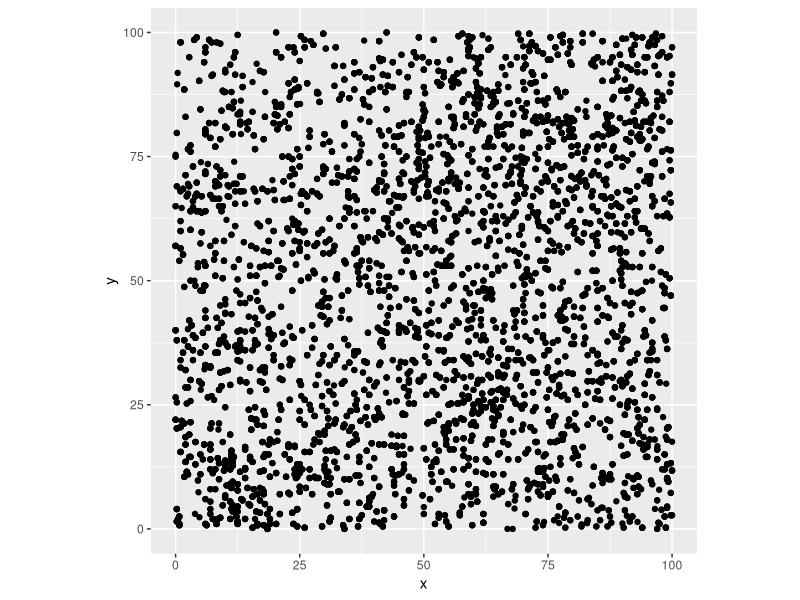

Write R code to recreate this figure. (Note: this script raises an error after producing the figure.)
library(ggplot2)

#test 2

# for original data: update = FALSE
# for updated data: update = TRUE
update = TRUE
data_name = 'pith_status'

# meta = read.csv('data/D1823/D1823_meta.csv', stringsAsFactors = FALSE)
# rw = read.csv('data/D1823/D1823_rw.csv', stringsAsFactors = FALSE)
meta = read.csv('data/D1823/D1823_meta.csv', stringsAsFactors = FALSE)
rw = read.csv('data/D1823/D1823_rw.csv', stringsAsFactors = FALSE)

pith = read.csv('data/D1823/D1823_pith_update.csv')
# pith$pith_missed = rowSums(pith[,4:5], na.rm=TRUE)

keep_numeric = function(x){ 
  if (any(!is.na(x))){
    x[which(!is.na(x))]
  } else {
    NA
  }
}

pith$pith_missed = apply(pith[,4:5], 1, keep_numeric)

if (update) {
  meta = read.csv('data/D1823/D1823_meta_update.csv', stringsAsFactors = FALSE)
  # meta$dbh[which(meta$year == 2021)] = meta[which(meta$year == 2021),'dbh']/10
  
  rw = read.csv('data/D1823/D1823_rw_update.csv', stringsAsFactors = FALSE)
}


# meta = meta[which(meta$status_id %in% c('A', 'AS', 'AL')

# subset the data to smaller region
ggplot(data=meta) + 
  geom_point(aes(x=x,y=y)) +
  coord_fixed()

meta$status_id = tolower(meta$status_id)

length(which((meta$status_id %in% c('md', 'mc'))))

meta = meta[which(!(meta$status_id %in% c('md', 'mc'))),]
meta$status_id[which(meta$status_id == 'v')] = 'vd'

# hi = 100
# lo = 0
hi = 100
lo = 0
meta_sub = meta[which((meta$x<hi)&(meta$x>lo)&(meta$y<hi)&(meta$y>lo)),]
# subset the data to smaller region
ggplot(data=meta_sub) + 
  geom_point(aes(x=x,y=y)) 

meta_sub = meta_sub[which(meta_sub$dbh>10),]
# subset the data to smaller region
ggplot(data=meta_sub) + 
  geom_point(aes(x=x,y=y)) 

meta_sub = meta_sub[which(!is.na(meta_sub$dbh)),]
meta_sub = meta_sub[which(meta_sub$stem_id != ""),]
# meta_sub = meta_sub[which(meta_sub$year %in% c(1994, 2004, 2011, 2019)),]

length(unique(meta_sub$stem_id))

rw_sub = rw[which(rw$stem_id %in% meta_sub$stem_id),]
length(unique(rw_sub$stem_id))

rw_stem_ids = unique(rw_sub$stem_id)

# meta_sub = meta_sub[which(meta_sub$stem_id %in% rw_stem_ids),]

stem_ids = unique(meta_sub$stem_id)
N_trees = length(stem_ids)
species_ids = unique(meta_sub$species_id)
N_species = length(species_ids)

status_codes = unique(meta_sub$status_id)
status_translate = data.frame(french = c('vd', 'vp', 'vcas', 'vc'), 
                              english = c('standing', 'leaning', 'broken', 'lying'))
status_codes_EN = status_translate$english[match(status_codes, status_translate$french)]
N_status = length(status_codes)

stat_ids = seq(1, N_trees)
meta_sub$stat_id = match(meta_sub$stem_id, stem_ids)
meta_sub$species_code = match(meta_sub$species_id, species_ids)

# rw_sub[,4:ncol(rw_sub)]
# 
# rw_first_idx = apply(rw_sub[,4:ncol(rw_sub)], 1, function(x) which(!is.na(x))[1])
# rw_years = as.numeric(substr(colnames(rw_sub)[4:ncol(rw_sub)], 2, 5))
# year_lo = rw_years[min(rw_first_idx)]

year_lo = 1900

year_hi = 2019
if (update){
  year_hi = 2021
}
years = seq(year_lo, year_hi)

meta_sub = meta_sub[which(meta_sub$year %in% years),]

N_years = length(years)
years_idx = seq(1, N_years)

N_cores = nrow(rw_sub)

d = meta_sub$dbh
d2tree = stat_ids[match(meta_sub$stem_id, stem_ids)]
d2year = match(meta_sub$year, years)
d2species = meta_sub$species_code
d2status = match(meta_sub$status_id, status_codes)
N_dbh = length(d)

rw_stat_id = stat_ids[match(rw_sub$stem_id, stem_ids)]
rw_sub = data.frame(stat_id = rw_stat_id, rw_sub)
rw_sub = rw_sub[order(rw_sub$stat_id),]

rw_year_max = max(as.numeric(substr(colnames(rw_sub), 2, 5)[4:ncol(rw_sub)]))

y = data.frame(matrix(NA, nrow=N_trees, ncol=ncol(rw_sub)))
# y[match(rw_sub$stem_id, stem_ids),] = rw_sub
y[rw_sub$stat_id,] = rw_sub


# meta_sub$species_code[match(rw_sub$stat_id, meta_sub$stat_id)]

# rw_sub = rw_sub[match(rw_sub$stem_id, stem_ids),]
y = y[,which(substr(colnames(rw_sub), 2, 5) %in% years)]
if (!update){
  if (year_hi>2013) {
    y = data.frame(y, matrix(-999, nrow=N_trees, ncol=year_hi-2013))
  }
} 
if ((update)&(year_hi>2013)&(rw_year_max<year_hi)){
  y = data.frame(y, matrix(-999, nrow=N_trees, ncol=year_hi-2013))
}
# if (update & max())

# y[which(y==0)] = NA

logy = log(y)
# idx_order = match(rw_sub$stem_id, stem_ids)
# logy = logy[idx_order,]
# core2tree = stat_ids[match(rw_sub$stem_id, stem_ids)]
core2tree = stat_ids
core2species = meta_sub$species_code[match(core2tree, meta_sub$stat_id)]
core2stemids = stem_ids

# rw_year_start = rep(which(years==year_lo), N_trees)
# rw_year_end   = rep(which(years==year_hi), N_trees)
rw_year_start = rep(NA, N_trees)
rw_year_end   = rep(NA, N_trees)
for (i in 1:N_trees){
  
  rw_tree = logy[i,]
  
  if (any(!is.na(rw_tree))){
    rw_tree_years = which(!is.na(rw_tree))
    
    rw_year_start[i] = min(rw_tree_years)
    rw_year_end[i] = max(rw_tree_years)
    
    d_idx = which(d2tree == i)
    d_year_start = min(d2year[d_idx])
    d_year_end   = max(d2year[d_idx])
    
    if (d_year_start < rw_year_start[i]){
      rw_year_start[i] = d_year_start #- 10?
    }
    
    if (d_year_end < rw_year_end[i]){
      rw_year_end[i] = d_year_end #- 10?
    }
    
  } else {
    d_idx = which(d2tree == i)
    rw_year_start[i] = min(d2year[d_idx]) - 50
    rw_year_end[i] = max(d2year[d_idx])
    d_year_end = 120
  }
  
  if ((rw_year_end[i] == 120)|(d_year_end == 120)){
    rw_year_end[i] == 122
  }
}

pith$stat_id = NA
pith$stat_id = core2tree[match(pith$stem_id, core2stemids)]

# no match for I12, maybe it's a small tree with DBH<10?
pith = pith[which(!is.na(pith$stat_id)),]

pith$rw_year_start = rw_year_start[pith$stat_id]
pith$pith_year = pith$rw_year_start - pith$pith_missed

# remove those with pith years less than year_lo
pith = pith[which(pith$pith_year>0),]

pith2tree = pith$stat_id
pith2stemids = pith$stem_id
pith2year = pith$pith_year

pith2species = meta_sub$species_code[match(pith2tree, meta_sub$stat_id)]



N_pith = nrow(pith)

pith2type = rep(NA, N_pith)
pith2type[!is.na(pith$pith)] = 1
pith2type[!is.na(pith$estimate_pith)] = 2

pith_value = rep(0, N_pith)

# rw_year_start = apply(logy, 1, which.min)
# sapply(rw_year_start, function(x) if(x==0){x=1})
# 
# rw_year_end   = apply(logy, 1, which.max)

logy[is.na(logy)] = as.integer(-999)

# int<lower=0> N_trees;
# int<lower=0> N_years;
# int<lower=0> N_species;
# int<lower=0> N_cores;
# 
# matrix[N_cores, N_years] y;
# int<lower=0> core2tree[N_cores];
# 
# real d[N_trees];
# int<lower=0> d2tree[N_trees];
# int<lower=0> d2year[N_trees];

N_trees
N_years
N_cores
N_dbh
y
logy
core2tree
core2species
d
d2tree
d2year

head(logy)

if (update) {
  fname = paste0('data/D1823/D1823_input_update_', data_name, '.RDS')
} else {
  fname = paste0('data/D1823/D1823_input_', data_name, '.RDS')
}

saveRDS(list(N_trees = N_trees, 
             N_years = N_years,
             N_species = N_species,
             N_cores = N_cores,
             N_dbh = N_dbh,
             N_pith = N_pith, 
             N_status = N_status,
             y = y,
             logy = logy,
             rw_year_start = rw_year_start,
             rw_year_end = rw_year_end,
             core2tree = core2tree,
             core2species = core2species,
             core2stemids = core2stemids,
             d = d,
             d2tree = d2tree,
             d2year = d2year,
             d2species = d2species,
             d2status = d2status,
             pith_value = pith_value,
             pith2tree = pith2tree,
             pith2year = pith2year,
             pith2stemids = pith2stemids,
             pith2species = pith2species,
             pith2type = pith2type,
             sig_d_obs = c(0.02, 1, 0.02, 1),
             species_ids = species_ids,
             years = years,
             status_codes = status_codes_EN
),
file=fname)
